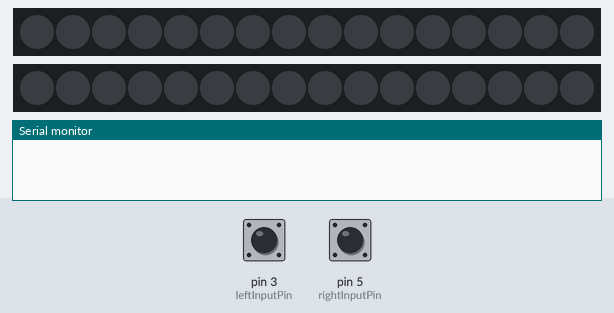
Recording of a sketch running on a simulated Arduino Uno, built with avr-gcc and run on an emulated ATmega328P. Parts: 2 × 16 RGB LEDs in strip order, left to right, the last lines printed to the serial monitor. The inputs (shaded band) are chosen by the test bench; at power-on: pin 3 (leftInputPin) LOW, pin 5 (rightInputPin) LOW. Dim RGB values are drawn brighter than linear.

Above: at 1.2 s.
1.3 s: pin 3 (leftInputPin) pulled HIGH for 3.2 s
At 2.7 s:
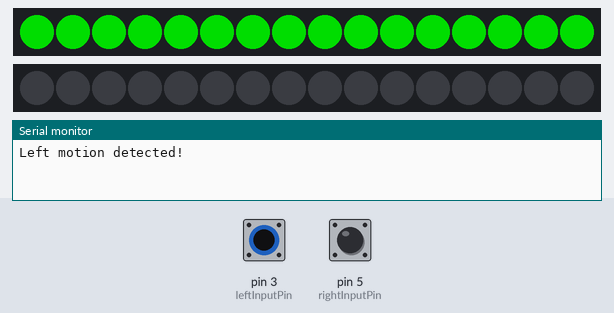
6.0 s: pin 5 (rightInputPin) pulled HIGH for 3.2 s
At 7.7 s:
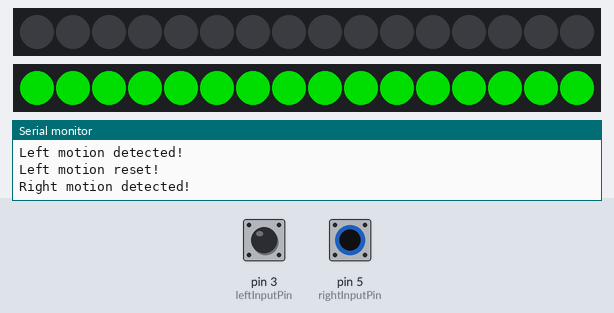
10.7 s: pin 3 (leftInputPin) driven HIGH and pin 5 (rightInputPin) driven HIGH
At 13.4 s:
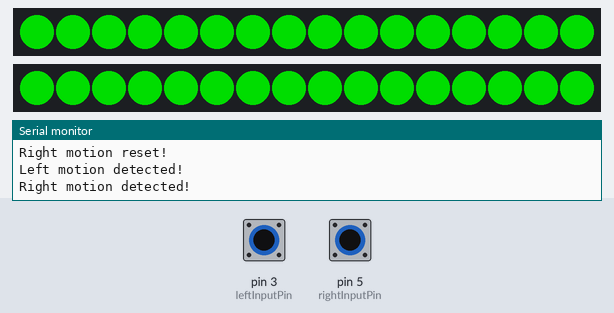
13.7 s: pin 3 (leftInputPin) driven LOW
At 14.3 s:
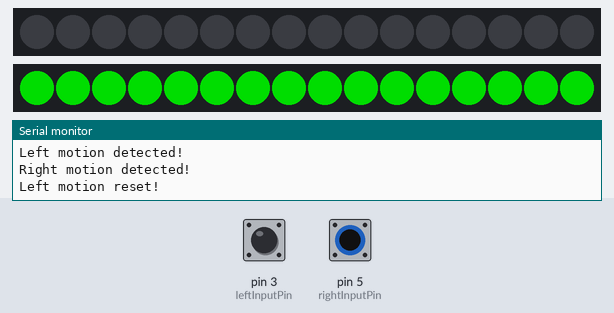
15.2 s: pin 3 (leftInputPin) driven HIGH
At 17.4 s:
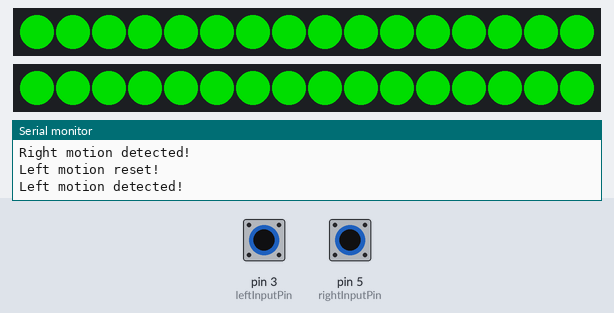
Timing chart, 0 to 18.7 s (numbered marks = the images above; inputs shaded):
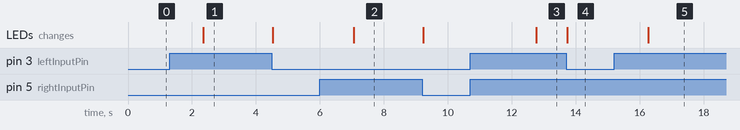

Measured:
- after the input at 1.3 s, the LEDs: change after 1.1 s (image 1)
- after the input at 6.0 s, the LEDs: change after 1.1 s (image 2)
- after the input at 10.7 s, the LEDs: change after 2.1 s (image 3)
- after the input at 13.7 s, the LEDs: change at once (image 4)
- after the input at 15.2 s, the LEDs: change after 1.1 s (image 5)

The sketch:

Full-Sight-Jacket.ino
```cpp
//  Software for the Full-Sight Jacket
//  By: Johnny Dunn

#include <Adafruit_NeoPixel.h>
#ifdef __AVR__
  #include <avr/power.h>
#endif

#define leftPIN            11
#define leftNUMPIXELS      16
#define rightPIN           9
#define rightNUMPIXELS     16

Adafruit_NeoPixel leftpixels = Adafruit_NeoPixel(leftNUMPIXELS, leftPIN, NEO_GRB + NEO_KHZ800);
Adafruit_NeoPixel rightpixels = Adafruit_NeoPixel(rightNUMPIXELS, rightPIN, NEO_GRB + NEO_KHZ800);

int delayval = 500; // delay for half a second


int ledPin = 13;                // choose the pin for the LED
int leftInputPin = 3;               // choose the input pin (for PIR sensor)
int rightInputPin = 5;
int leftPIRState = LOW;             // we start, assuming no motion detected
int rightPIRState = LOW;
int leftPIRVal = 0;                    // variable for reading the pin status
int rightPIRVal = 0;
bool leftMotionDetected = false;
bool rightMotionDetected = false;

void setup() {

  Serial.begin(9600);
  #if defined (__AVR_ATtiny85__)
  if (F_CPU == 16000000) clock_prescale_set(clock_div_1);
  #endif
  // End of trinket special code
  leftpixels.begin(); // This initializes the NeoPixel library.
  rightpixels.begin();
}

void showPixels() {

  if (rightMotionDetected == true) {
    for (int i=0; i < rightNUMPIXELS; i++) {
      rightpixels.setPixelColor(i, rightpixels.Color(0,150,0)); // Moderately bright green color.
      rightpixels.show(); // This sends the updated pixel color to the hardware.
    }
  } else {
    if (rightMotionDetected == false) {
      for (int i = 0; i <rightNUMPIXELS; i++) {
        rightpixels.setPixelColor(i, leftpixels.Color(0, 0, 0));
        rightpixels.show();
      }
    }
  }

  if (leftMotionDetected == true) {
    for(int i=0;i<leftNUMPIXELS;i++){
      // pixels.Color takes RGB values, from 0,0,0 up to 255,255,255
      leftpixels.setPixelColor(i, leftpixels.Color(0,150,0)); // Moderately bright green color.
      leftpixels.show(); // This sends the updated pixel color to the hardware.
    }
  } else {
    if (leftMotionDetected == false) {
      for (int i = 0; i <leftNUMPIXELS; i++) {
        leftpixels.setPixelColor(i, leftpixels.Color(0, 0, 0));
        leftpixels.show();
      }
    }
  }
}


void loop(){
//  Code below is for when the voltage is only 3.3V, but it's very unreliable, so stick with 5V if you can
//  int sensorValue = analogRead(A5);
//  float voltage = sensorValue * (5.0 / 1023.0);
//  Serial.println("Voltage:  ");
//  Serial.print(voltage);
//  delay(500);
//  if (voltage <= 4.79) {
//    motionDetected = true;
//    if (motionDetected == true) {
//      Serial.println("Motion detected!");
//      delay(1000);
//      Serial.println("Motion ended!");
//      motionDetected = false;
//    }
//  }
//
  showPixels();
  leftPIRVal = digitalRead(leftInputPin);  // read input value
  rightPIRVal = digitalRead(rightInputPin);

  if (leftPIRVal == HIGH) {            // check if the input is HIGH
    leftMotionDetected = true;
    if (leftPIRState == LOW) {

      // we have just turned on
      Serial.println("Left motion detected!");
      // We only want to print on the output change, not state
      leftPIRState = HIGH;
      delay(1000);
      leftMotionDetected = false;
    }
  } else {
    if (leftPIRState == HIGH){
      // we have just turned of
      Serial.println("Left motion reset!");
      // We only want to print on the output change, not state
      leftPIRState = LOW;
      leftMotionDetected = false;
    }
  }

  if (rightPIRVal == HIGH) {            // check if the input is HIGH
    rightMotionDetected = true;
    if (rightPIRState == LOW) {
      // we have just turned on
      Serial.println("Right motion detected!");
      // We only want to print on the output change, not state
      rightPIRState = HIGH;
      delay(1000);
      rightMotionDetected = false;
    }
  } else {
    if (rightPIRState == HIGH){
      // we have just turned of
      Serial.println("Right motion reset!");
      // We only want to print on the output change, not state
      rightPIRState = LOW;
      rightMotionDetected = false;
    }
  }
}
```
